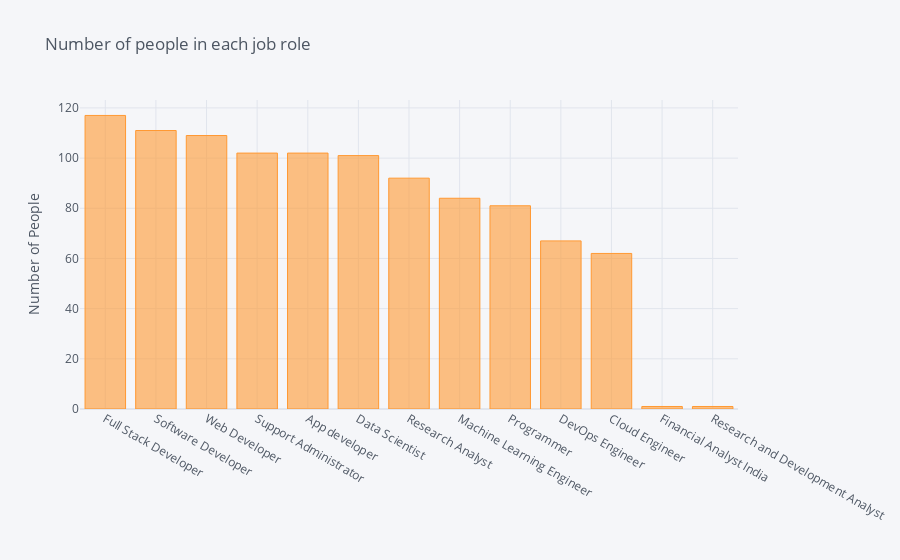

Notebook code cell kept with this figure:
### Code cell
dataset['Title'].value_counts().sort_values(ascending=False).iplot(kind='bar', yTitle='Number of People', 
                                                                title='Number of people in each job role')

### Figure 1 — Plotly figure (JSON) as saved in the notebook; plotly's stock layout.template omitted (floating-point values rounded to 4 significant figures)
{"data": [{"marker": {"color": "rgba(255, 153, 51, 0.6)", "line": {"color": "rgba(255, 153, 51, 1.0)", "width": 1}}, "name": "Title", "orientation": "v", "text": "", "type": "bar", "x": ["Full Stack Developer", "Software Developer", "Web Developer", "Support Administrator", "App developer", "Data Scientist", "Research Analyst", "Machine Learning Engineer", "Programmer", "DevOps Engineer", "Cloud Engineer", "Financial Analyst India", "Research and Development Analyst"], "y": [117, 111, 109, 102, 102, 101, 92, 84, 81, 67, 62, 1, 1]}], "layout": {"legend": {"bgcolor": "#F5F6F9", "font": {"color": "#4D5663"}}, "paper_bgcolor": "#F5F6F9", "plot_bgcolor": "#F5F6F9", "title": {"font": {"color": "#4D5663"}, "text": "Number of people in each job role"}, "xaxis": {"gridcolor": "#E1E5ED", "showgrid": true, "tickfont": {"color": "#4D5663"}, "title": {"font": {"color": "#4D5663"}, "text": ""}, "zerolinecolor": "#E1E5ED"}, "yaxis": {"gridcolor": "#E1E5ED", "showgrid": true, "tickfont": {"color": "#4D5663"}, "title": {"font": {"color": "#4D5663"}, "text": "Number of People"}, "zerolinecolor": "#E1E5ED"}}}
